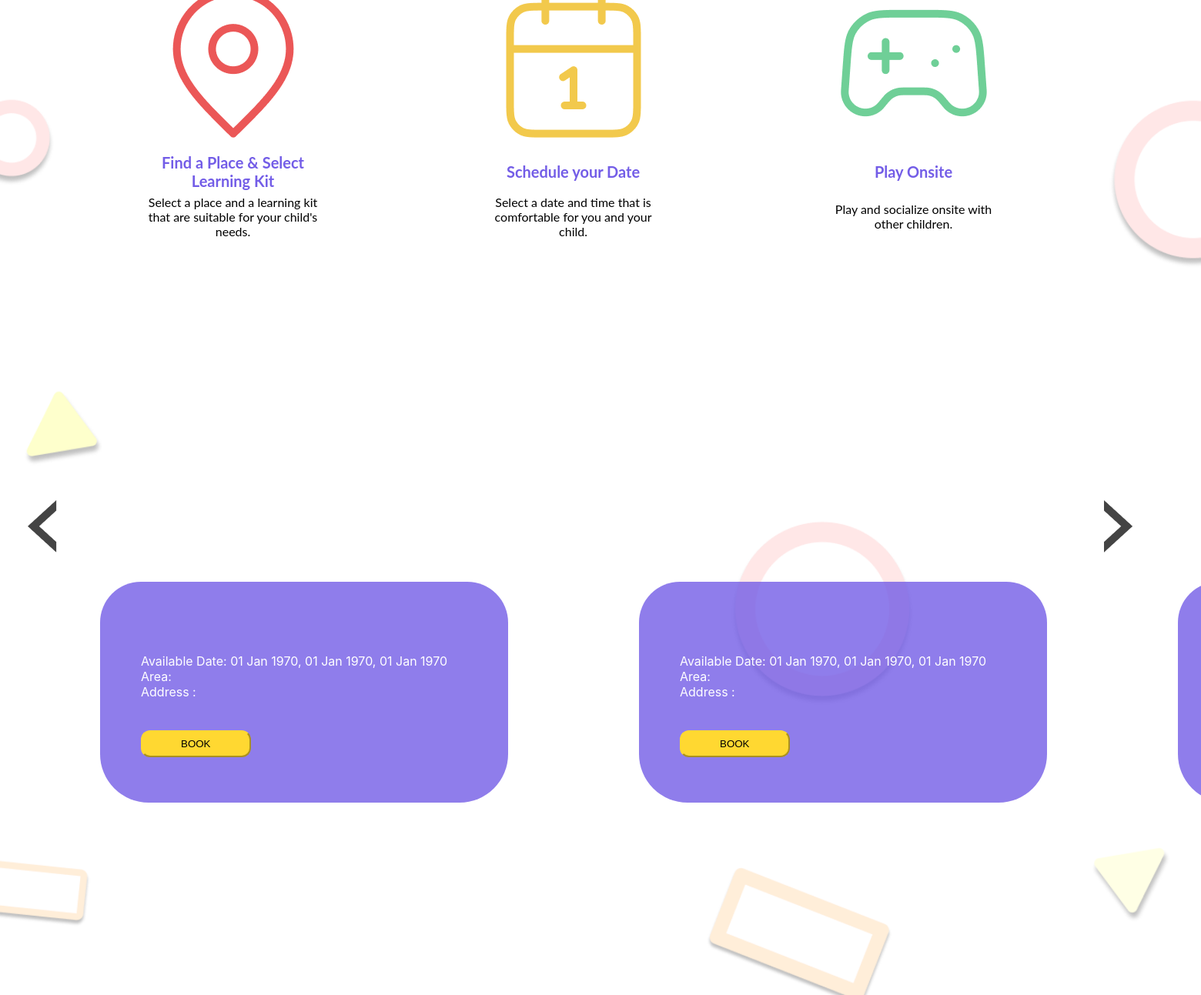
/web/landing_page.php (middle part), run on an earlier commit of the app's database.
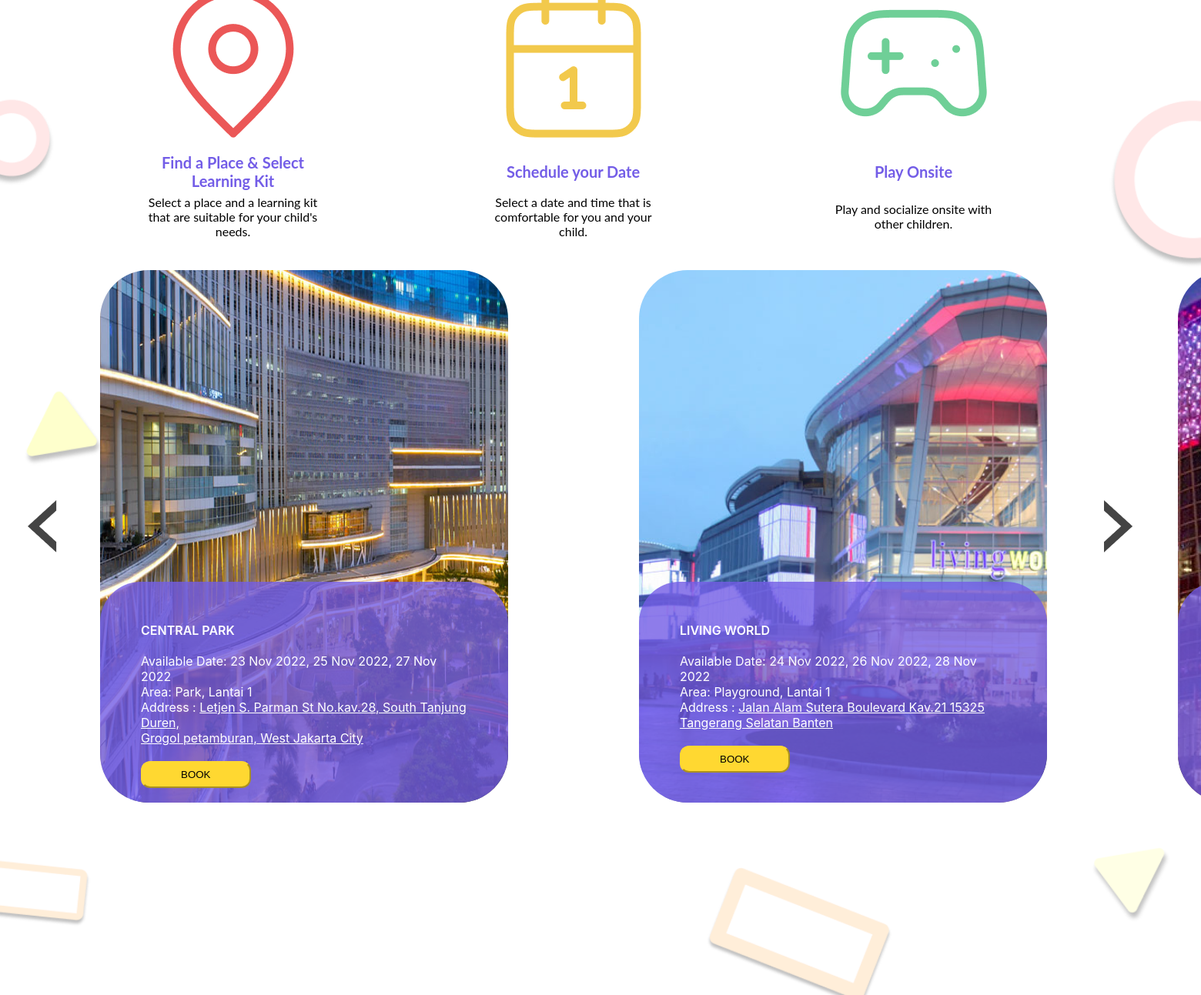
And on a later commit of the database.
### tables this page shows
CREATE TABLE `book_a_playdate` (
  `gambar_book_a_playdate` varchar(200) NOT NULL,
  `tempat_book_playdate` varchar(50) NOT NULL,
  `available_date_book_playdate_1` date NOT NULL,
  `available_date_book_playdate_2` date NOT NULL,
  `available_date_book_playdate_3` date NOT NULL,
  `area_book_playdate` varchar(50) NOT NULL,
  `address_book_playdate_1` varchar(100) NOT NULL,
  `address_book_playdate_2` varchar(100) NOT NULL,
  `address_book_playdate_3` varchar(100) NOT NULL
);

### web/landing_page.php (the view, shortened to what this page needs)
<!DOCTYPE html>
<html lang="en">
<head>
    <link rel="stylesheet" href="css folder/landing_page.css">
</head>
<body>
    <div class="before_footer">
        <img src="pic/bglingkar.png" width="100%" height="100%"><br>
        <div class="space_four" id="linkedtotop">
        <br>
        <br><br>
        <div class="three_icons">
            <table class="three_icons_table">
                <tr>
                    <td>
                    </td>
                    <td>
                    </td>
                    <td>
                    </td>
                </tr>
                <tr class="purpletextthree">
                    <td> Find a Place & Select Learning Kit </td>
                    <td> Schedule your Date </td>
                    <td> Play Onsite </td>
                </tr>
                <tr>
                    <td> Select a place and a learning kit <br>
                                that are suitable for your child's <br>
                                needs.
                     </td>
                    <td>Select a date and time that is  <br>
                                comfortable for you and your <br>
                                child.
                    </td>
                    <td> Play and socialize onsite with <br>
                                other children.
                    </td>
                </tr>
            </table>
        </div>
        <br><br>
        <button class="prev_icon_button">
            <img src="pic/button left.png">
        </button>
        <button class="next_icon_button">
            <img src="pic/button right.png">
        </button>
        <?php
            $host = 'db';
            $user = 'root';
            $pass = 'mypass';
            $database = 'book_a_playdate';
            $conn = mysqli_connect($host, $user, $pass, $database);
            $kit = mysqli_query($conn, "SELECT * FROM `book_a_playdate`");
            $playdates = array();
            while ($arr = mysqli_fetch_assoc($kit)){
                array_push($playdates, $arr);
            }
        ?>
        <div class="highlight">
            <div class="place1">
                <img src="<?= $playdates[0]['gambar_book_a_playdate'] ?>">
                <div class="purple2">
                    <div class="inside_purple2">
                        <label style="font-weight: 600;" class="place_label"><?= $playdates[0]['tempat_book_playdate'] ?></label>
                        <br><br>
                        Available Date: <?= date('d M Y', strtotime($playdates[0]['available_date_book_playdate_1']))  ?>,
                                        <?= date('d M Y', strtotime($playdates[0]['available_date_book_playdate_2']))  ?>,
                                        <?= date('d M Y', strtotime($playdates[0]['available_date_book_playdate_3']))  ?>
                        <br>
                        Area: <?= $playdates[0]['area_book_playdate'] ?>
                        <br style="line-height: 30px;">
                        Address :
                        <u><?= $playdates[0]['address_book_playdate_1'] ?><br>
                            <?= $playdates[0]['address_book_playdate_2'] ?>
                        </u>
                        <br style="line-height: 30px;">
                        <br>
                        <button class="bookinimage">
                            BOOK
                        </button>
                    </div>
                </div>
            </div>
            <div class="place1">
                <img src="<?= $playdates[1]['gambar_book_a_playdate'] ?>">
                <div class="purple2">
                    <div class="inside_purple2">
                        <label style="font-weight: 600;" class="place_label"><?= $playdates[1]['tempat_book_playdate'] ?></label>
                        <br><br>
                        Available Date: <?= date('d M Y', strtotime($playdates[1]['available_date_book_playdate_1']))  ?>,
                                        <?= date('d M Y', strtotime($playdates[1]['available_date_book_playdate_2']))  ?>,
                                        <?= date('d M Y', strtotime($playdates[1]['available_date_book_playdate_3']))  ?>
                        <br>
                        Area: <?= $playdates[1]['area_book_playdate'] ?>
                        <br style="line-height: 30px;">
                        Address :
                        <u>
                            <?= $playdates[1]['address_book_playdate_1'] ?>
                            <br>
                            <?= $playdates[1]['address_book_playdate_2'] ?>
                        </u>
                        <br style="line-height: 30px;">
                        <br>
                        <button class="bookinimage">
                            BOOK
                        </button>
                    </div>
                </div>
            </div>
            <div class="place1">
                <img src="<?= $playdates[2]['gambar_book_a_playdate'] ?>">
                <div class="purple2">
                    <div class="inside_purple2">
                        <br><br>
                        <br>
                        <br style="line-height: 30px;">
                        <br style="line-height: 30px;">
                        <br>
                    </div>
                </div>
            </div>
        </div>
        </div>
    </div>
</body>
</html>

### web/css folder/landing_page.css (style rules this page uses)
body { margin: 0; overflow-x: hidden; }
.before_footer { position: relative; object-fit: fill; font-family: Lato; }
.space_four { position: absolute; top: 35px; left: 30px; }
.purpletextthree { color: #735de7; font-weight: bold; font-size: 20px; }
.three_icons { text-align: center; margin: auto; padding-left: 10%; }
.three_icons_table td { padding-right: 200px; padding-left: 20px; }
.highlight { display:grid; grid-template-columns: repeat(4,530px); position:absolute; left:100px; transition: 0.3s left ease-in-out; height:692px; font-family: Inter; column-gap: 170px; }
.prev_icon_button { position:absolute; bottom:-65%; left:0%; background-color: transparent; background-repeat: no-repeat; border: none; cursor: pointer; overflow: hidden; outline: none; z-index: 1; }
.next_icon_button { position:absolute; bottom:-65%; right:-3%; background-color: transparent; background-repeat: no-repeat; border: none; cursor: pointer; overflow: hidden; outline: none; z-index: 1; }
.place1 { position: relative; background-repeat: no-repeat; background-size: 100% 100%; max-width: 100%; max-height:100%; border-radius: 63px; overflow: hidden; }
.purple2 { position: absolute; bottom:0px; background-color:rgba(115,93,231,0.8); border-radius: 53px; width: 100%; color: white; height: 41.466763005780344%; }
.inside_purple2 { padding:10%; }
.bookinimage { border-radius: 12px; background-color: #ffd831; color: black; padding: 8px 50px; border-color: #ffd831; }

What changed in the data, as far as the page shows it:
added book_a_playdate: gambar_book_a_playdate (picture), tempat_book_playdate "CENTRAL PARK", available_date_book_playdate_1 "23 Nov 2022", available_date_book_playdate_2 "25 Nov 2022", available_date_book_playdate_3 "27 Nov 2022", area_book_playdate "Park, Lantai 1", address_book_playdate_1 "Letjen S. Parman St No.kav.28, South Tanjung Duren,", address_book_playdate_2 "Grogol petamburan, West Jakarta City"
added book_a_playdate: gambar_book_a_playdate (picture), tempat_book_playdate "LIVING WORLD", available_date_book_playdate_1 "24 Nov 2022", available_date_book_playdate_2 "26 Nov 2022", available_date_book_playdate_3 "28 Nov 2022", area_book_playdate "Playground, Lantai 1", address_book_playdate_1 "Jalan Alam Sutera Boulevard Kav.21 15325", address_book_playdate_2 "Tangerang Selatan Banten"
added book_a_playdate: gambar_book_a_playdate (picture)
Also different on the page:
text no longer shown: "01 Jan 1970 01 Jan 1970 01 Jan 1970 01 Jan 1970 01 Jan 1970 01 Jan 1970"
